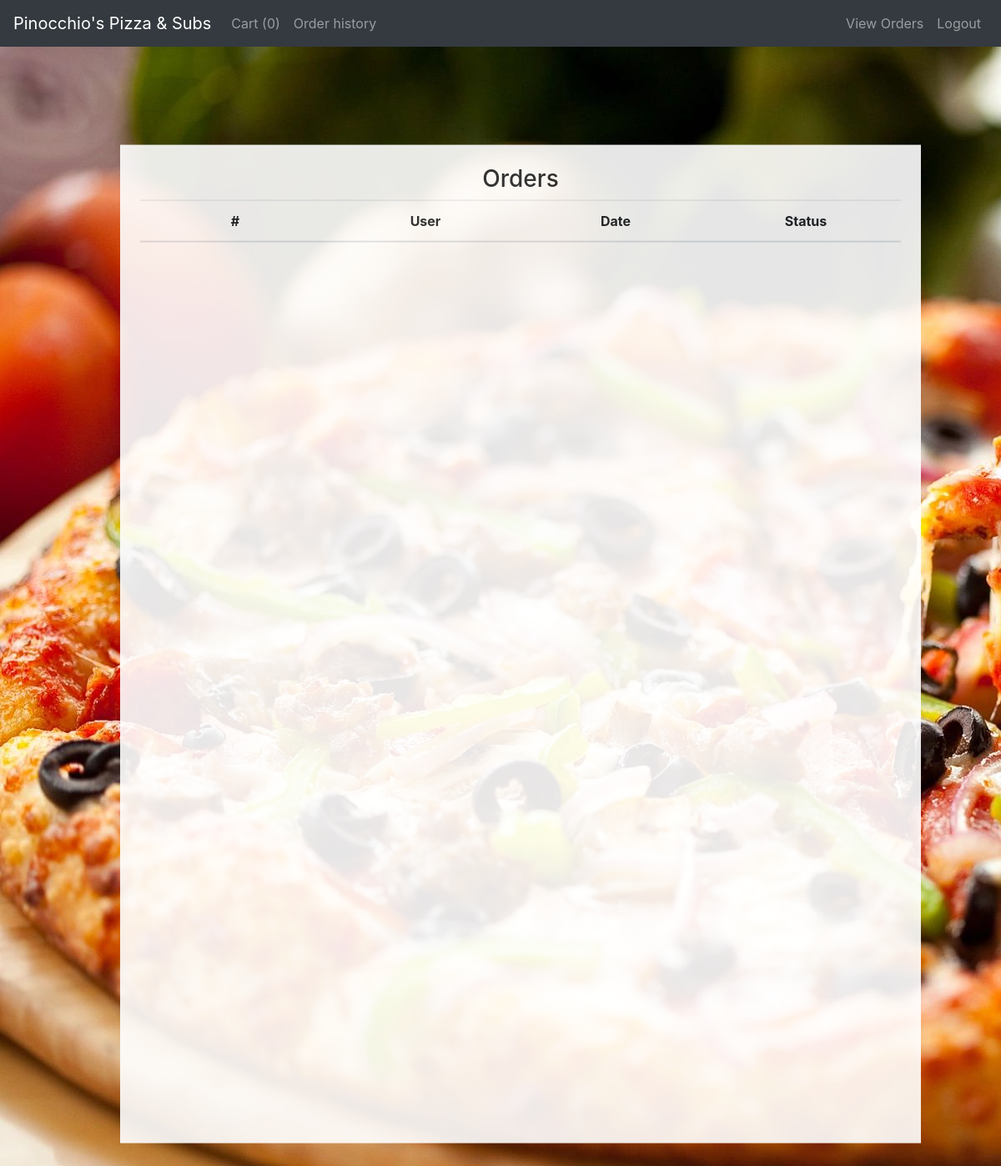
The page /view_orders (signed in) on the database as committed earlier.
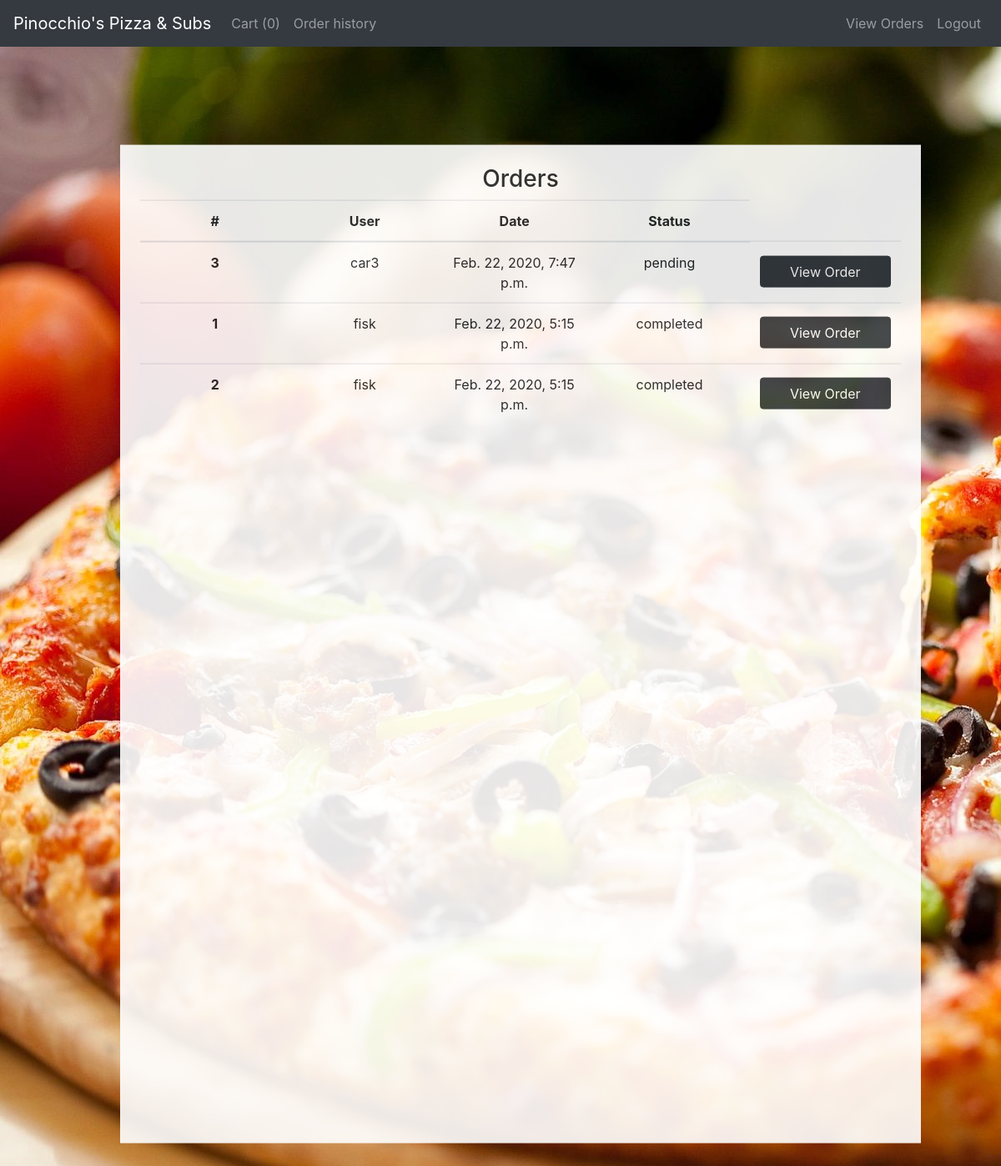
The same page on the database as committed later.
### orders/models.py (models this page shows, shortened)
class Order(models.Model):
    COMPLETED = "completed"
    PENDING = "pending"
    STATUS=[
    (COMPLETED, "completed"),
       (PENDING, "pending")
    ]
    user = models.ForeignKey(settings.AUTH_USER_MODEL, on_delete=models.CASCADE, related_name="orders")
    datetime = models.DateTimeField(auto_now=False, auto_now_add=True)
    last_modified = models.DateTimeField(auto_now=True, auto_now_add=False)
    transaction=models.CharField(max_length=64, choices = STATUS, default=PENDING)

### orders/views.py (the view)
# urls.py: path("view_orders", views.view_orders, name="view_orders"),
def view_orders(request):
    if request.user.is_staff:
        orders = Order.objects.all().order_by('-transaction')
        context = {
            "orders":orders
        }
        return render(request, "orders/view_orders.html", context)
    else:
        raise PermissionDenied

### orders/templates/orders/view_orders.html
{% extends "orders/base.html" %}
{% block body %}
<div class="container-fluid">
  <h3>Orders</h3>
  <table class="table">
    <thead>
      <tr>
        <th scope="col">#</th>
        <th scope="col">User</th>
        <th scope="col">Date</th>
        <th scope="col">Status</th>
      </tr>
  </thead>
  <tbody>
    {% for order in orders %}
      <tr>
        <th scope="row">{{ order.id }}</th>
        <td>{{ order.user }}</td>
        <td>{{ order.datetime }}</td>
        <td>{{ order.transaction }}</td>
        <td><a href="{% url 'view_order' order.id %}" class="btn btn-dark">View Order</a></td>
      </tr>
    {% endfor %}
  </tbody>
  </table>
</div>
{% endblock %}

### orders/templates/orders/base.html (shortened to what this page needs)
<!DOCTYPE html>
<html lang="en" dir="ltr">
  <head>
    <link rel="stylesheet" href="https://stackpath.bootstrapcdn.com/bootstrap/4.4.1/css/bootstrap.min.css">
    {% load widget_tweaks %}
    {% load static %}
    <link rel="stylesheet" href="{% static '/orders/styles.css' %}"/>
  </head>
  <body>
    <header>
      <nav class="navbar navbar-expand-lg navbar-dark bg-dark">
        <a class="navbar-brand" href="{% url 'index' %}">Pinocchio's Pizza & Subs</a>
        <div class="collapse navbar-collapse" id="navbarSupportedContent">
          <ul class="navbar-nav mr-auto">
            {% if user.is_authenticated %}
            <li class="nav-item">
              <a class="nav-link" href="cart">Cart{% if items %} ({{items}}) {% else %} (0) {% endif %}</a>
            </li>
            <li class="nav-item">
              <a class="nav-link" href="history">Order history</a>
            </li>
            {% endif %}
          </ul>
          <ul class="navbar-nav ml-auto">
            {% if user.is_staff and user.is_superuser %}
              <li class="nav-item">
                  <a class="nav-link" href="{% url 'view_orders' %}">View Orders</a>
              </li>
            {% endif %}
            {% if user.is_anonymous %}
            <li class="nav-item">
                <a class="nav-link" href="{% url 'login' %}">Login</a>
            </li>
            <li class="nav-item">
                <a class="nav-link" href="{% url 'register' %}">Register</a>
            </li>
            {% else %}
            <li class="nav-item">
                <a class="nav-link" href="{% url 'logout' %}">Logout</a>
            </li>
            {% endif %}
        </ul>
        </div>
      </nav>
    </header>
      {% block body %}
      {% endblock %}
  </body>
</html>

### orders/static/orders/styles.css (style rules this page uses)
body, html { width: 100%; height: 100%; overflow: hidden; }
.btn { display: block; margin: 3% auto; }
.container-fluid { padding: 2%; text-align: center; position: absolute; top: 50%; left: 50%; transform: translate(-50%, -50%); background-color: white; opacity: 0.9; overflow-y: auto; height: 80%; width: 80%; margin: 2%; }
.table td, .table th { width: 10%; }

Rows that differ between the two databases and show on the page:
added Order: id "3", user "car3", datetime "Feb. 22, 2020, 7:47 p.m.", transaction "pending"
added Order: id "1", user "fisk", datetime "Feb. 22, 2020, 5:15 p.m.", transaction "completed"
added Order: id "2", user "fisk", datetime "Feb. 22, 2020, 5:15 p.m.", transaction "completed"
